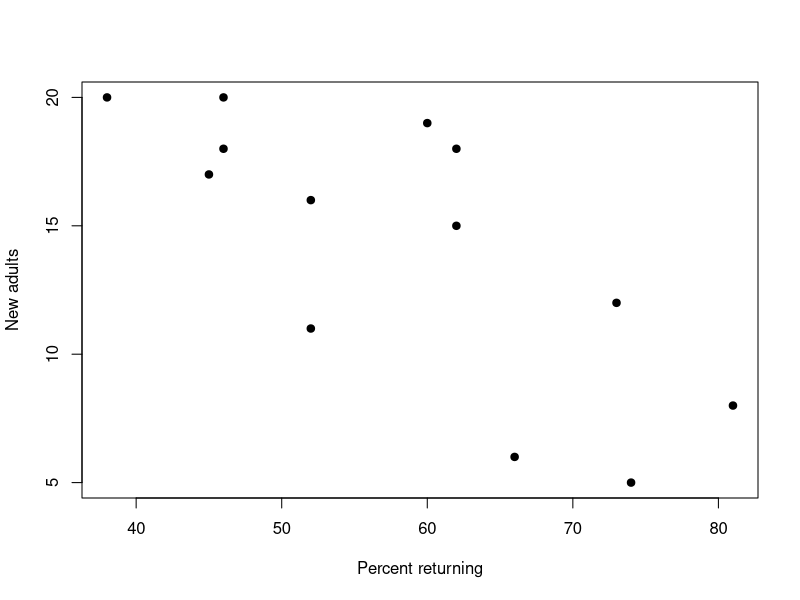
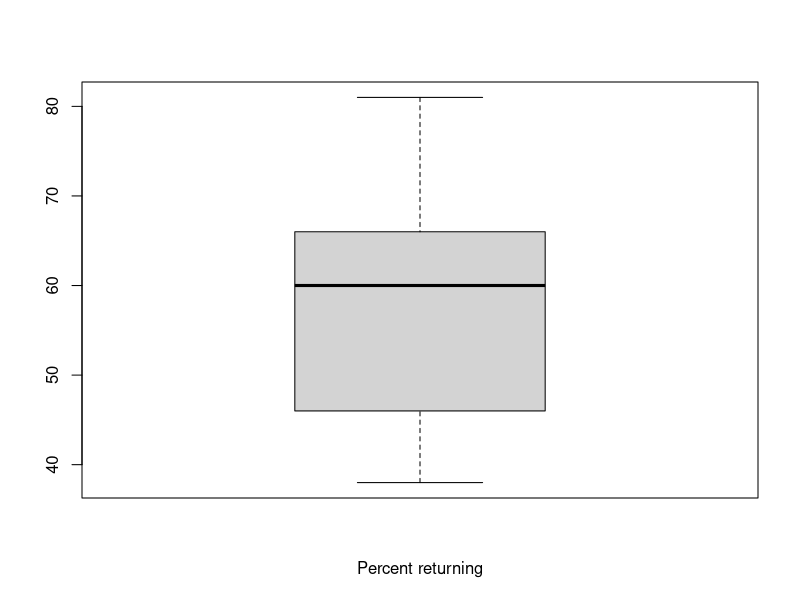
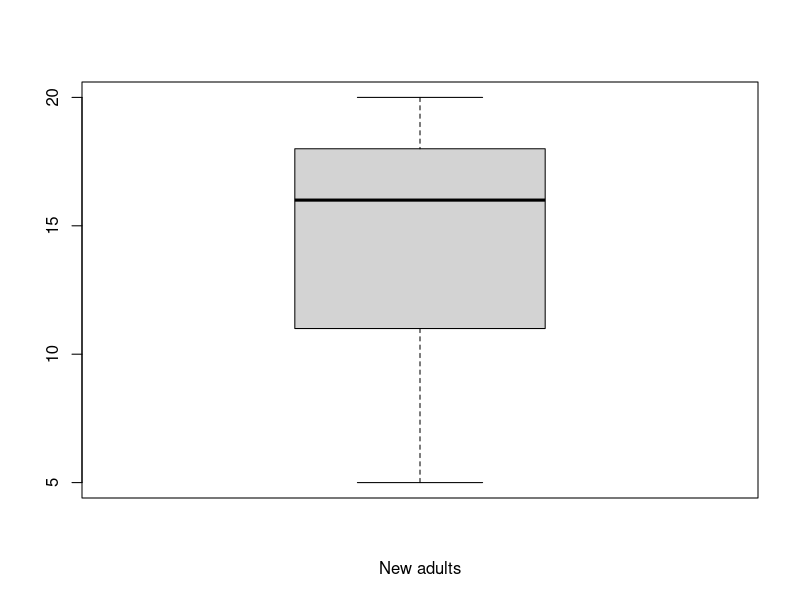
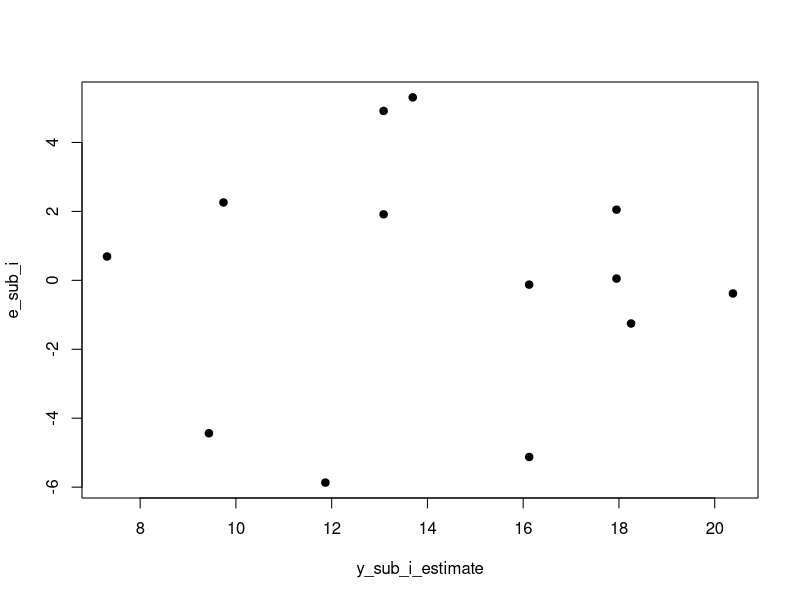
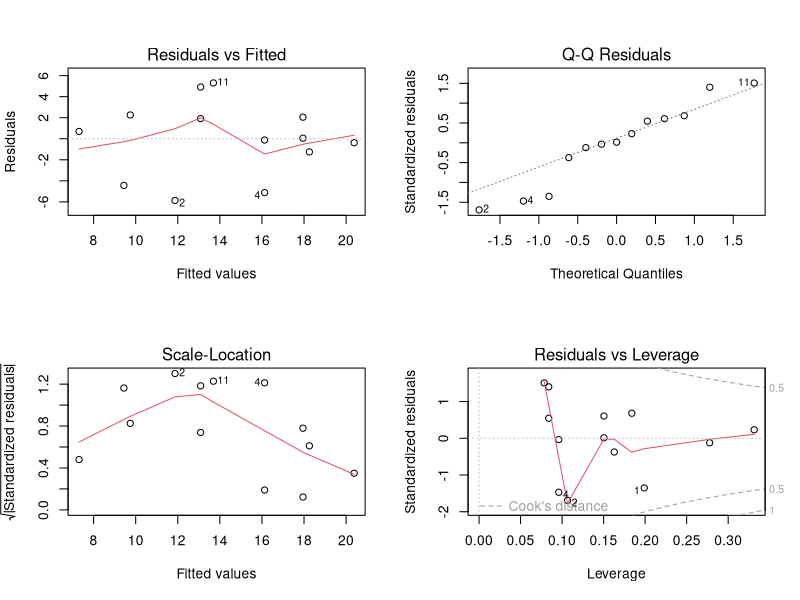

Here is the R script that generated these plots, in order:
# a. 
Percent_returning <- c(74, 66, 81, 52, 73, 62, 52, 45, 62, 46, 60, 46, 38)
New_adults <- c(5, 6, 8, 11, 12, 15, 16, 17, 18, 18, 19, 20, 20)
Bird_colonise <- data.frame(Percent_returning, New_adults)
plot(Percent_returning, New_adults, xlab = "Percent returning", ylab = "New adults", pch=19)
boxplot(Percent_returning, xlab = "Percent returning")
boxplot(New_adults, xlab = "New adults")
# b.
Percent_returning -> x
New_adults -> y
x_mean <- mean(x) # X-Bar
## [1] 58.23077
y_mean <- mean(y) # Y-Bar
## [1] 14.23077
S_sub_x_square <- sum((x-mean(x))^2)/(length(x)-1)
## [1] 169.859
S_sub_y_square <- sum((y-mean(y))^2)/(length(y)-1)
## [1] 28.02564
# Pearson's correlation(r)
r <- sum((x-mean(x))*(y-mean(y)))/(sqrt(sum((x-mean(x))^2))*sqrt(sum((y-mean(y))^2)))
## [1] -0.7484673
# c.
cor(Percent_returning, New_adults, method = "pearson") # Pearson's correlation
## [1] -0.7484673
cor(Percent_returning, New_adults, method = "kendall") # Kendall's tau
## [1] -0.5960396
cor(Percent_returning, New_adults, method = "spearman") # Spearman's rho
## [1] -0.7538043
# d.
beta_estimate <- r*sqrt(S_sub_y_square)/sqrt(S_sub_x_square)
## [1] -0.3040229
alpha_estimate <- y_mean-(beta_estimate*x_mean)
## [1] 31.93426
sigma_estimate_squre <- sum((y-alpha_estimate-(beta_estimate*x))^2)/(length(x)-2)
## [1] 13.44609
# e.
R_squre <- 1 - sum((y-alpha_estimate-(beta_estimate*x))^2)/sum((y-y_mean)^2)
## [1] 0.5602033
r_squre <- r^2
## [1] 0.5602033
R_squre == r^2
## [1] FALSE ??
# f.
e_sub_i <- y - (alpha_estimate + beta_estimate*x)
y_sub_i_estimate <- alpha_estimate + beta_estimate*x
plot(y_sub_i_estimate, e_sub_i, xlab = "y_sub_i_estimate", ylab = "e_sub_i", pch = 19)
# fit regression mode
model <- lm(New_adults ~ Percent_returning)
summary(model)
# Call:
#   lm(formula = New_adults ~ Percent_returning)
# 
# Residuals:
#   Min      1Q  Median      3Q     Max 
# -5.8687 -1.2532  0.0508  2.0508  5.3071 
# 
# Coefficients:
#   Estimate Std. Error t value Pr(>|t|)    
# (Intercept)       31.93426    4.83762   6.601 3.86e-05 ***
#   Percent_returning -0.30402    0.08122  -3.743  0.00325 ** 
#   ---
#   Signif. codes:  0 ‘***’ 0.001 ‘**’ 0.01 ‘*’ 0.05 ‘.’ 0.1 ‘ ’ 1
# 
# Residual standard error: 3.667 on 11 degrees of freedom
# Multiple R-squared:  0.5602,	Adjusted R-squared:  0.5202 
# F-statistic: 14.01 on 1 and 11 DF,  p-value: 0.003248
residuals(model)
# 1           2           3           4           5           6           7 
# -4.43656125 -5.86874481  0.69159937 -5.12506604  2.25941580  1.91516341 -0.12506604 
# 8           9          10          11          12          13 
# -1.25322666  4.91516341  0.05079629  5.30711752  2.05079629 -0.38138727
par(mfrow = c(2,2))
plot(model)
